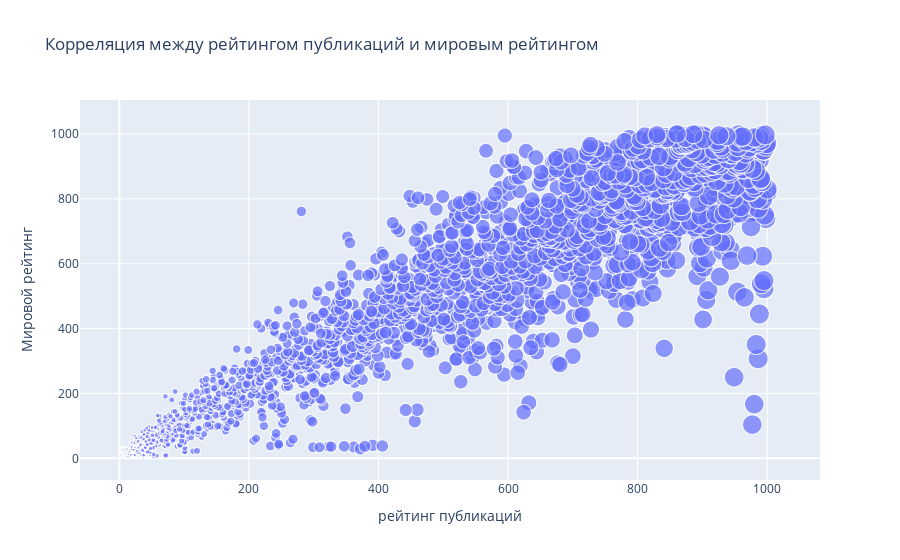

Source (notebook cell):
### Code cell
import plotly.express as px

fig = px.scatter(df, x='publications', y='world_rank', 
                 title='Корреляция между рейтингом публикаций и мировым рейтингом',
                 labels={'publications':'рейтинг публикаций', 'world_rank':'Мировой рейтинг'},
                 size='publications', hover_data=['institution'], hover_name='institution')
fig.show()

### Figure 1 — Plotly figure (JSON) as saved in the notebook; plotly's stock layout.template omitted (floating-point values rounded to 4 significant figures; data arrays with more than 128 entries replaced by an {"elided": "..."} marker saying what was removed)
{"data": [{"customdata": {"elided": "2200x1 str values"}, "hovertemplate": "<b>%{hovertext}</b><br><br>рейтинг публикаций=%{marker.size}<br>Мировой рейтинг=%{y}<br>institution=%{customdata[0]}<extra></extra>", "hovertext": {"elided": "2200 str values"}, "legendgroup": "", "marker": {"color": "#636efa", "size": {"elided": "2200 int values"}, "sizemode": "area", "sizeref": 2.5, "symbol": "circle"}, "mode": "markers", "name": "", "showlegend": false, "type": "scattergl", "x": {"elided": "2200 int values"}, "xaxis": "x", "y": {"elided": "2200 int values"}, "yaxis": "y"}], "layout": {"legend": {"itemsizing": "constant", "tracegroupgap": 0}, "title": {"text": "Корреляция между рейтингом публикаций и мировым рейтингом"}, "xaxis": {"anchor": "y", "domain": [0, 1], "title": {"text": "рейтинг публикаций"}}, "yaxis": {"anchor": "x", "domain": [0, 1], "title": {"text": "Мировой рейтинг"}}}}
